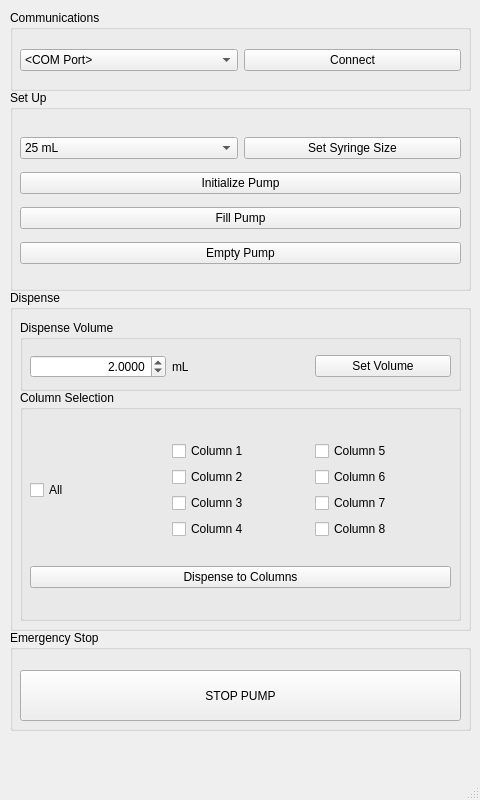
<?xml version="1.0" encoding="UTF-8"?>
<ui version="4.0">
 <class>MainWindow</class>
 <widget class="QMainWindow" name="MainWindow">
  <property name="geometry">
   <rect>
    <x>0</x>
    <y>0</y>
    <width>480</width>
    <height>800</height>
   </rect>
  </property>
  <property name="minimumSize">
   <size>
    <width>480</width>
    <height>800</height>
   </size>
  </property>
  <property name="maximumSize">
   <size>
    <width>480</width>
    <height>800</height>
   </size>
  </property>
  <property name="windowTitle">
   <string>SEC</string>
  </property>
  <property name="windowIcon">
   <iconset>
    <normaloff>../../../Desktop/unnamed.jpg</normaloff>../../../Desktop/unnamed.jpg</iconset>
  </property>
  <widget class="QWidget" name="centralwidget">
   <widget class="QGroupBox" name="commsBox">
    <property name="geometry">
     <rect>
      <x>10</x>
      <y>10</y>
      <width>461</width>
      <height>81</height>
     </rect>
    </property>
    <property name="title">
     <string>Communications</string>
    </property>
    <widget class="QWidget" name="layoutWidget">
     <property name="geometry">
      <rect>
       <x>10</x>
       <y>30</y>
       <width>441</width>
       <height>41</height>
      </rect>
     </property>
     <layout class="QHBoxLayout" name="horizontalLayout">
      <item>
       <widget class="QComboBox" name="comPortComboBox">
        <item>
         <property name="text">
          <string>&lt;COM Port&gt;</string>
         </property>
        </item>
       </widget>
      </item>
      <item>
       <widget class="QPushButton" name="connectButton">
        <property name="text">
         <string>Connect</string>
        </property>
       </widget>
      </item>
     </layout>
    </widget>
   </widget>
   <widget class="QGroupBox" name="setUpBox">
    <property name="geometry">
     <rect>
      <x>10</x>
      <y>90</y>
      <width>461</width>
      <height>201</height>
     </rect>
    </property>
    <property name="title">
     <string>Set Up</string>
    </property>
    <widget class="QWidget" name="layoutWidget">
     <property name="geometry">
      <rect>
       <x>10</x>
       <y>40</y>
       <width>441</width>
       <height>142</height>
      </rect>
     </property>
     <layout class="QVBoxLayout" name="verticalLayout">
      <item>
       <layout class="QHBoxLayout" name="horizontalLayout_2">
        <item>
         <widget class="QComboBox" name="syringeComboBox">
          <item>
           <property name="text">
            <string>25 mL</string>
           </property>
          </item>
          <item>
           <property name="text">
            <string>50 μL</string>
           </property>
          </item>
          <item>
           <property name="text">
            <string>100 μL</string>
           </property>
          </item>
          <item>
           <property name="text">
            <string>250 μL</string>
           </property>
          </item>
          <item>
           <property name="text">
            <string>500 μL</string>
           </property>
          </item>
          <item>
           <property name="text">
            <string>1 mL</string>
           </property>
          </item>
          <item>
           <property name="text">
            <string>5 mL</string>
           </property>
          </item>
          <item>
           <property name="text">
            <string>10 mL</string>
           </property>
          </item>
         </widget>
        </item>
        <item>
         <widget class="QPushButton" name="syringeButton">
          <property name="text">
           <string>Set Syringe Size</string>
          </property>
         </widget>
        </item>
       </layout>
      </item>
      <item>
       <widget class="QPushButton" name="initializeButton">
        <property name="text">
         <string>Initialize Pump</string>
        </property>
       </widget>
      </item>
      <item>
       <widget class="QPushButton" name="fillButton">
        <property name="text">
         <string>Fill Pump</string>
        </property>
       </widget>
      </item>
      <item>
       <widget class="QPushButton" name="emptyButton">
        <property name="text">
         <string>Empty Pump</string>
        </property>
       </widget>
      </item>
     </layout>
    </widget>
   </widget>
   <widget class="QGroupBox" name="emergencyStopBox">
    <property name="geometry">
     <rect>
      <x>10</x>
      <y>630</y>
      <width>461</width>
      <height>101</height>
     </rect>
    </property>
    <property name="title">
     <string>Emergency Stop</string>
    </property>
    <widget class="QPushButton" name="stopButton">
     <property name="geometry">
      <rect>
       <x>10</x>
       <y>40</y>
       <width>441</width>
       <height>51</height>
      </rect>
     </property>
     <property name="text">
      <string>STOP PUMP</string>
     </property>
    </widget>
   </widget>
   <widget class="QGroupBox" name="dispenseBox">
    <property name="geometry">
     <rect>
      <x>10</x>
      <y>290</y>
      <width>461</width>
      <height>341</height>
     </rect>
    </property>
    <property name="title">
     <string>Dispense</string>
    </property>
    <widget class="QGroupBox" name="columnSelectBox">
     <property name="geometry">
      <rect>
       <x>10</x>
       <y>100</y>
       <width>441</width>
       <height>231</height>
      </rect>
     </property>
     <property name="title">
      <string>Column Selection</string>
     </property>
     <widget class="QWidget" name="layoutWidget">
      <property name="geometry">
       <rect>
        <x>10</x>
        <y>30</y>
        <width>421</width>
        <height>191</height>
       </rect>
      </property>
      <layout class="QVBoxLayout" name="verticalLayout_4">
       <item>
        <layout class="QHBoxLayout" name="horizontalLayout_5">
         <item>
          <widget class="QCheckBox" name="allCheckBox">
           <property name="text">
            <string>All</string>
           </property>
          </widget>
         </item>
         <item>
          <layout class="QVBoxLayout" name="verticalLayout_2">
           <item>
            <widget class="QCheckBox" name="column1CheckBox">
             <property name="text">
              <string>Column 1</string>
             </property>
            </widget>
           </item>
           <item>
            <widget class="QCheckBox" name="column2CheckBox">
             <property name="text">
              <string>Column 2</string>
             </property>
            </widget>
           </item>
           <item>
            <widget class="QCheckBox" name="column3CheckBox">
             <property name="text">
              <string>Column 3</string>
             </property>
            </widget>
           </item>
           <item>
            <widget class="QCheckBox" name="column4CheckBox">
             <property name="text">
              <string>Column 4</string>
             </property>
            </widget>
           </item>
          </layout>
         </item>
         <item>
          <layout class="QVBoxLayout" name="verticalLayout_3">
           <item>
            <widget class="QCheckBox" name="column5CheckBox">
             <property name="text">
              <string>Column 5</string>
             </property>
            </widget>
           </item>
           <item>
            <widget class="QCheckBox" name="column6CheckBox">
             <property name="text">
              <string>Column 6</string>
             </property>
            </widget>
           </item>
           <item>
            <widget class="QCheckBox" name="column7CheckBox">
             <property name="text">
              <string>Column 7</string>
             </property>
            </widget>
           </item>
           <item>
            <widget class="QCheckBox" name="column8CheckBox">
             <property name="text">
              <string>Column 8</string>
             </property>
            </widget>
           </item>
          </layout>
         </item>
        </layout>
       </item>
       <item>
        <widget class="QPushButton" name="dispenseButton">
         <property name="text">
          <string>Dispense to Columns</string>
         </property>
        </widget>
       </item>
      </layout>
     </widget>
    </widget>
    <widget class="QGroupBox" name="dispenseVolumeBox">
     <property name="geometry">
      <rect>
       <x>10</x>
       <y>30</y>
       <width>441</width>
       <height>71</height>
      </rect>
     </property>
     <property name="title">
      <string>Dispense Volume</string>
     </property>
     <widget class="QWidget" name="layoutWidget">
      <property name="geometry">
       <rect>
        <x>10</x>
        <y>30</y>
        <width>421</width>
        <height>33</height>
       </rect>
      </property>
      <layout class="QHBoxLayout" name="horizontalLayout_4">
       <item>
        <widget class="QDoubleSpinBox" name="dispenseSpinBox">
         <property name="alignment">
          <set>Qt::AlignRight|Qt::AlignTrailing|Qt::AlignVCenter</set>
         </property>
         <property name="decimals">
          <number>4</number>
         </property>
         <property name="maximum">
          <double>1000.000000000000000</double>
         </property>
         <property name="value">
          <double>2.000000000000000</double>
         </property>
        </widget>
       </item>
       <item>
        <widget class="QLabel" name="dispenseUnits">
         <property name="text">
          <string>mL</string>
         </property>
        </widget>
       </item>
       <item>
        <widget class="QPushButton" name="dispenseVolumeButton">
         <property name="text">
          <string>Set Volume</string>
         </property>
        </widget>
       </item>
      </layout>
     </widget>
    </widget>
   </widget>
  </widget>
  <widget class="QMenuBar" name="menubar">
   <property name="geometry">
    <rect>
     <x>0</x>
     <y>0</y>
     <width>480</width>
     <height>27</height>
    </rect>
   </property>
  </widget>
  <widget class="QStatusBar" name="statusbar"/>
 </widget>
 <resources/>
 <connections/>
</ui>
